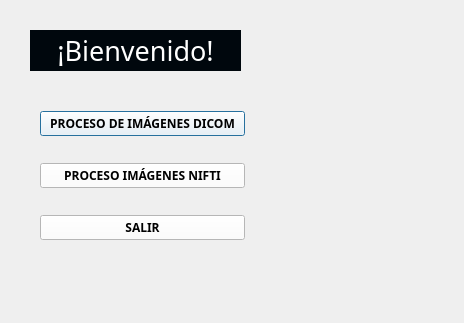
<?xml version="1.0" encoding="UTF-8"?>
<ui version="4.0">
 <class>Dialog</class>
 <widget class="QDialog" name="Dialog">
  <property name="geometry">
   <rect>
    <x>0</x>
    <y>0</y>
    <width>464</width>
    <height>323</height>
   </rect>
  </property>
  <property name="maximumSize">
   <size>
    <width>464</width>
    <height>323</height>
   </size>
  </property>
  <property name="windowTitle">
   <string>Dialog</string>
  </property>
  <widget class="QLabel" name="label">
   <property name="geometry">
    <rect>
     <x>-50</x>
     <y>-10</y>
     <width>521</width>
     <height>341</height>
    </rect>
   </property>
   <property name="text">
    <string/>
   </property>
   <property name="pixmap">
    <pixmap>imagenes/smooth-stucco-wall_1194-7087.jpg</pixmap>
   </property>
   <property name="scaledContents">
    <bool>true</bool>
   </property>
  </widget>
  <widget class="QLabel" name="label_6">
   <property name="geometry">
    <rect>
     <x>-20</x>
     <y>300</y>
     <width>121</width>
     <height>21</height>
    </rect>
   </property>
   <property name="text">
    <string/>
   </property>
   <property name="pixmap">
    <pixmap>imagenes/IMAGINEX-removebg-preview.png</pixmap>
   </property>
   <property name="scaledContents">
    <bool>true</bool>
   </property>
  </widget>
  <widget class="QLabel" name="label_2">
   <property name="geometry">
    <rect>
     <x>250</x>
     <y>10</y>
     <width>211</width>
     <height>301</height>
    </rect>
   </property>
   <property name="text">
    <string/>
   </property>
   <property name="pixmap">
    <pixmap>../ventanas/imagenes/b84d2c71849bd0ed7ec72cfa767c52bc.png</pixmap>
   </property>
   <property name="scaledContents">
    <bool>true</bool>
   </property>
  </widget>
  <widget class="QWidget" name="verticalLayoutWidget">
   <property name="geometry">
    <rect>
     <x>40</x>
     <y>90</y>
     <width>205</width>
     <height>171</height>
    </rect>
   </property>
   <layout class="QVBoxLayout" name="verticalLayout">
    <item>
     <widget class="QPushButton" name="boton_imagenes">
      <property name="font">
       <font>
        <family>Arial Black</family>
        <weight>75</weight>
        <bold>true</bold>
       </font>
      </property>
      <property name="styleSheet">
       <string notr="true">background-color: rgb(255, 255, 255);</string>
      </property>
      <property name="text">
       <string>PROCESO DE IMÁGENES DICOM</string>
      </property>
     </widget>
    </item>
    <item>
     <widget class="QPushButton" name="boton_nifti">
      <property name="font">
       <font>
        <family>Arial Black</family>
        <weight>75</weight>
        <bold>true</bold>
       </font>
      </property>
      <property name="styleSheet">
       <string notr="true">background-color: rgb(255, 255, 255);</string>
      </property>
      <property name="text">
       <string>PROCESO IMÁGENES NIFTI</string>
      </property>
     </widget>
    </item>
    <item>
     <widget class="QPushButton" name="boton_salir">
      <property name="font">
       <font>
        <family>Arial Black</family>
        <weight>75</weight>
        <bold>true</bold>
       </font>
      </property>
      <property name="styleSheet">
       <string notr="true">background-color: rgb(224, 218, 194);
background-color: rgb(255, 255, 255);</string>
      </property>
      <property name="text">
       <string>SALIR</string>
      </property>
     </widget>
    </item>
   </layout>
  </widget>
  <widget class="QLabel" name="label_8">
   <property name="geometry">
    <rect>
     <x>30</x>
     <y>30</y>
     <width>211</width>
     <height>41</height>
    </rect>
   </property>
   <property name="maximumSize">
    <size>
     <width>16777215</width>
     <height>16777215</height>
    </size>
   </property>
   <property name="font">
    <font>
     <family>ArialBlack</family>
     <pointsize>20</pointsize>
     <weight>50</weight>
     <italic>false</italic>
     <bold>false</bold>
     <underline>false</underline>
     <strikeout>false</strikeout>
    </font>
   </property>
   <property name="toolTip">
    <string>&lt;html&gt;&lt;head/&gt;&lt;body&gt;&lt;p align=&quot;center&quot;&gt;&lt;br/&gt;&lt;/p&gt;&lt;/body&gt;&lt;/html&gt;</string>
   </property>
   <property name="styleSheet">
    <string notr="true">background-color: rgb(0, 7, 13);
color: rgb(255, 255, 255);
font: 20pt&quot;ArialBlack&quot;;</string>
   </property>
   <property name="text">
    <string>¡Bienvenido!</string>
   </property>
   <property name="alignment">
    <set>Qt::AlignCenter</set>
   </property>
  </widget>
 </widget>
 <resources/>
 <connections/>
</ui>
